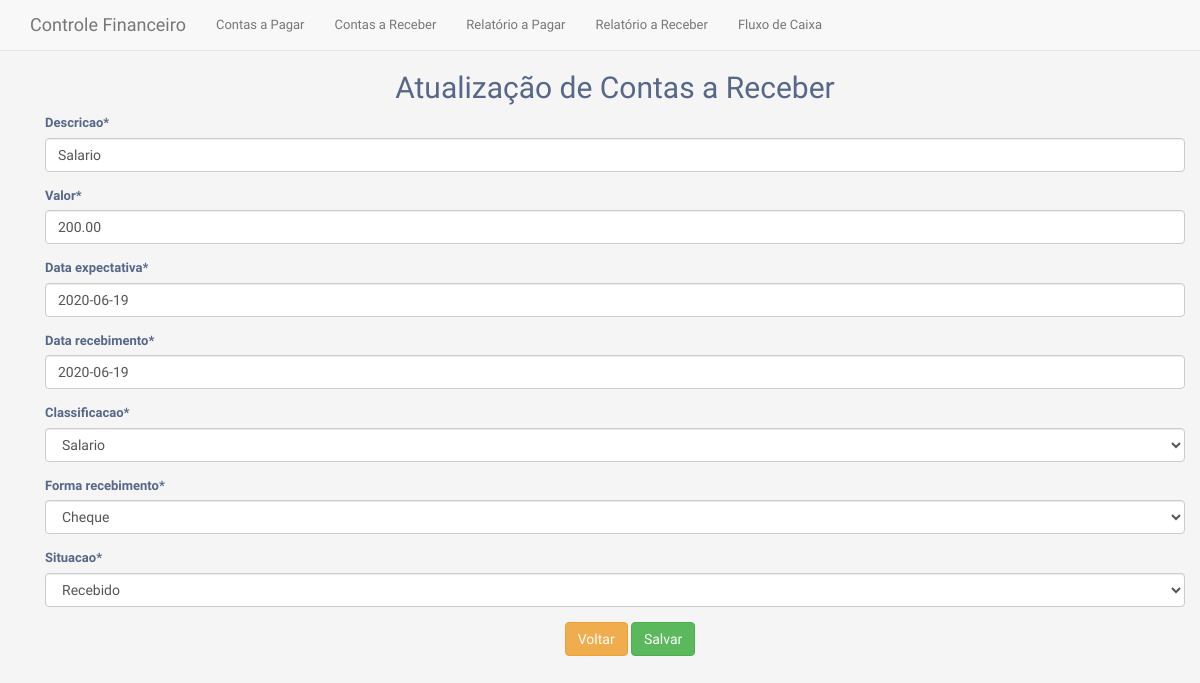
The app's page /recebimento/atualizar/1/, older data.
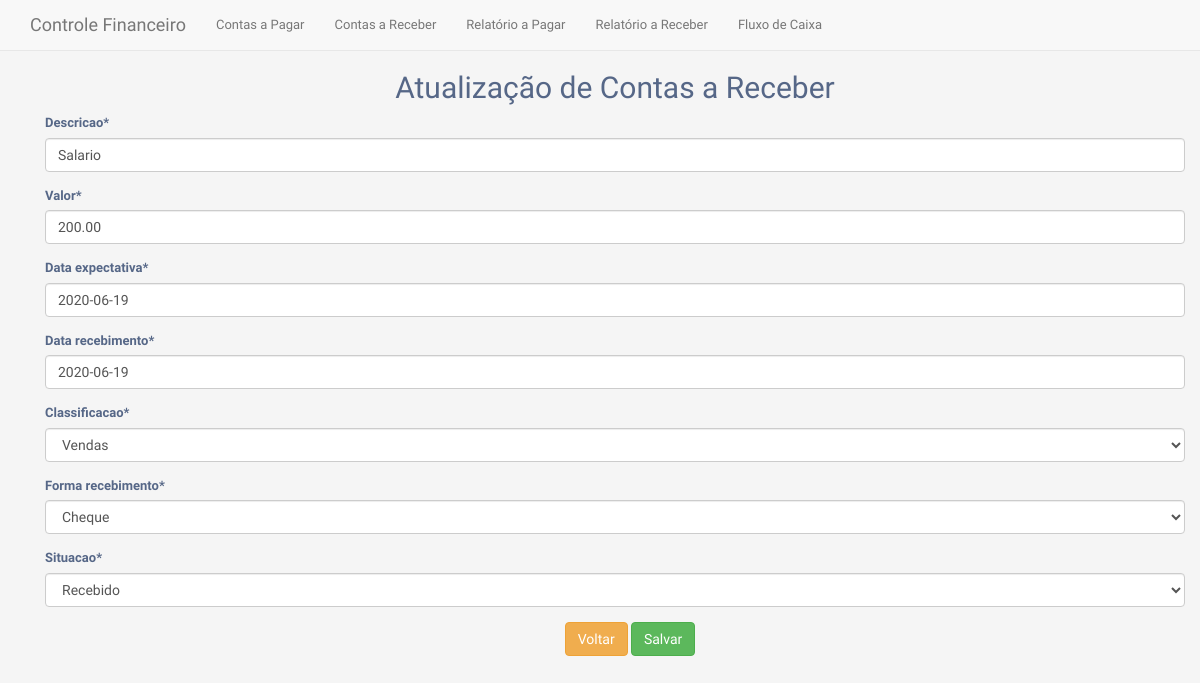
The same page, newer data.
### contas/models.py (models this page shows, shortened)
class ContasReceber(models.Model):
    descricao = models.CharField(max_length=200)
    valor = models.DecimalField(max_digits=7, decimal_places=2)
    data_expectativa = models.DateField(null = True)
    data_recebimento = models.DateField(null = True)
    dt_criacao = models.DateTimeField(auto_now_add=True)
    CR_CLASSIFICACAO_CHOICES = [
        ('1', 'Serviços Prestados'),
        ('2', 'Salario'),
        ('3', 'Vendas'),
        ('4', 'Outros'),
    ]
    classificacao = models.CharField(
        max_length=4,
        choices=CR_CLASSIFICACAO_CHOICES,
        default=1,
    )
    CR_FORMA_RECEBIMENTO_CHOICES = [
        ('1', 'Dinheiro'),
        ('2', 'Cheque'),
        ('3', 'Cartão Credito'),
        ('4', 'Cartão Debito'),
        ('5', 'Deposito'),
        ('6', 'Vale'),
        ('7', 'Outros'),
    ]
    forma_recebimento = models.CharField(
        max_length=4,
        choices=CR_FORMA_RECEBIMENTO_CHOICES,
        default=1,
    )
    CR_SITUACAO_CHOICES = [
        ('1', 'Recebido'),
        ('2', 'A receber'),
    ]
    situacao = models.CharField(
        max_length=4,
        choices=CR_SITUACAO_CHOICES,
        default=2,
    )
    class Meta:
        verbose_name_plural: 'ContasReceber'

### contas/views/contas_receber.py (the view)
# urls.py: path('recebimento/atualizar/<int:pk>/', crv.atualizar, name="atualizar_recebimento"),
def atualizar(request, pk):
    data = {}
    conta = ContasReceber.objects.get(id=pk)
    form = ContasReceberForm(request.POST or None, instance=conta)
    if form.is_valid():
        form.save()
        return redirect('listar_recebimento')
    data['operacao'] = 'Atualização de Contas a Receber'
    data['form'] = form
    return render(request, 'contas/contasReceberCreateUpdate.html', data)

### contas/forms/contasreceber_form.py
class ContasReceberForm(ModelForm):
    class Meta:
        model = ContasReceber
        fields = ['descricao', 'valor', 'data_expectativa', 'data_recebimento', 'classificacao', 'forma_recebimento', 'situacao']

### contas/templates/contas/contasReceberCreateUpdate.html
{% extends 'contas/base.html' %} {% load crispy_forms_tags %} {% block content %}
<div class="container">
    <h2 class="text-center">{{ operacao }}</h2>
    <form method="post">
        {% csrf_token %} {{ form|crispy }}
        <div class="container">
            <div class="row">
                <div class="col text-center">
                    <a href="{% url 'listar_recebimento' %}" class="btn btn-warning"><span>Voltar</span></a>
                    <button type="submit" class="btn btn-success">Salvar</button>
                </div>
            </div>
        </div>
    </form>
</div>
{% endblock %}

Row changes from the older to the newer data that the page shows:
changed ContasReceber "Salario": classificacao "Salario" → "Vendas"
